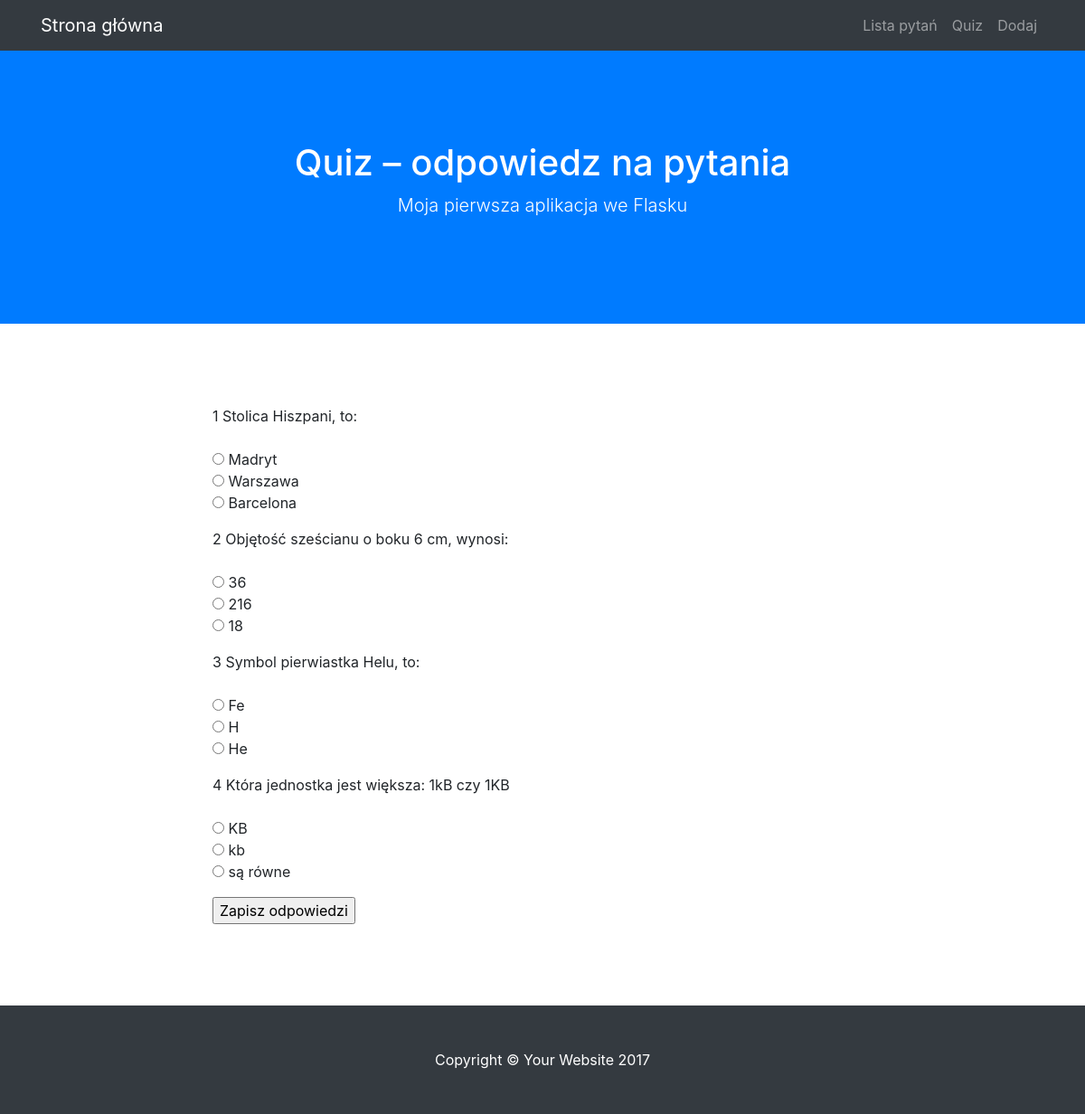
The app's page /quiz, older data.
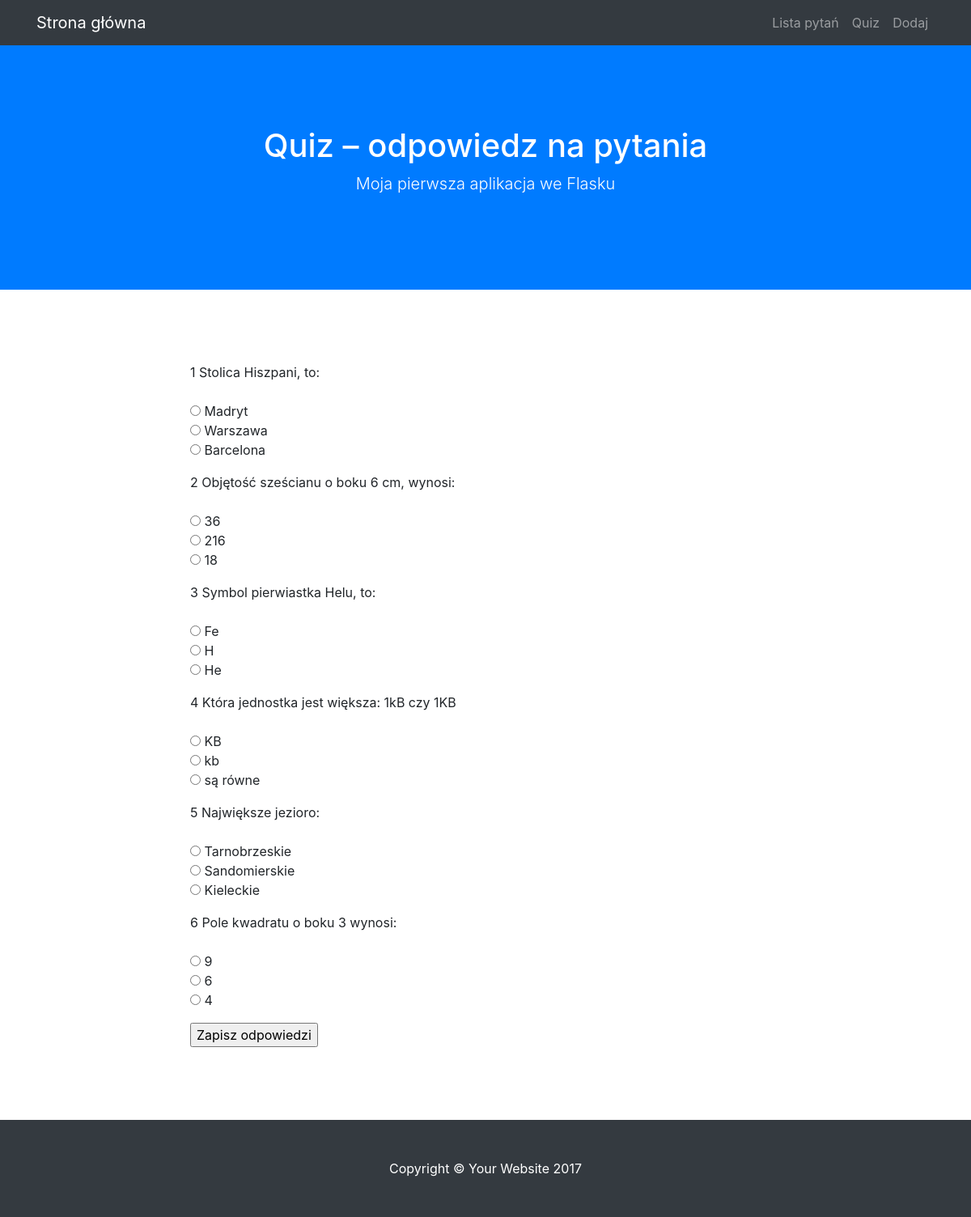
The same page, newer data.
### modele.py (models this page shows)
class BazaModel(Model):
    class Meta:
        database = baza

class Pytanie(BazaModel):
    pytanie = CharField(null=False)
    kategoria = ForeignKeyField(Kategoria, related_name='pytania')

class Odpowiedz(BazaModel):
    odpowiedz = CharField(null=False)
    pytanie = ForeignKeyField(Pytanie, related_name='odpowiedzi')
    odpok = IntegerField(default=0)

### views.py (the view, shortened to what this page needs)
@app.route("/quiz", methods=['GET', 'POST'])
def quiz():
    pytania = Pytanie.select().join(Odpowiedz).distinct().order_by(Pytanie.id)
    return render_template('quiz.html', query = pytania)

### quiz.py (called while the page is built)
@app.before_request
def before_request():
    g.db = baza
    g.db.connect()

@app.after_request
def after_request(response):
    g.db.close()
    return response

### templates/quiz.html (shortened to what this page needs)
{% extends "szablon.html" %}
{% block h1 %}Quiz – odpowiedz na pytania{% endblock %}
{% block tresc %}
    <form method="POST">
    {% for p in query %}
    <p>
        {{ p.id }} {{ p.pytanie }}<br>
        <br>
        {% for o in p.odpowiedzi %}
        <input type="radio" name="{{ p.id }}" value="{{ o.id }}">
        {{ o.odpowiedz }}
        <br>
        {% endfor %}
    </p>
    {% endfor %}
    <input type="submit" value="Zapisz odpowiedzi">
    </form>
{% endblock %}

### templates/szablon.html (shortened to what this page needs)
<!DOCTYPE html>
<html lang="en">
  <head>
    <link href="{{ url_for('static', filename='vendor/bootstrap/css/bootstrap.min.css') }}" rel="stylesheet">
    <link href="{{ url_for('static', filename='css/scrolling-nav.css') }}" rel="stylesheet">
    <link href="{{ url_for('static', filename='css/style.css') }}" rel="stylesheet">
  </head>
  <body id="page-top">
    <nav class="navbar navbar-expand-lg navbar-dark bg-dark fixed-top" id="mainNav">
      <div class="container">
        <a class="navbar-brand js-scroll-trigger" href="{{ url_for('index') }}">Strona główna</a>
        <div class="collapse navbar-collapse" id="navbarResponsive">
          <ul class="navbar-nav ml-auto">
            <li class="nav-item">
              <a class="nav-link js-scroll-trigger" href="{{ url_for('lista') }}">Lista pytań</a>
            </li>
            <li class="nav-item">
              <a class="nav-link js-scroll-trigger" href="{{ url_for('quiz') }}">Quiz</a>
            </li>
            <li class="nav-item">
              <a class="nav-link js-scroll-trigger" href="{{ url_for('dodaj') }}">Dodaj</a>
            </li>
          </ul>
        </div>
      </div>
    </nav>
    <header class="bg-primary text-white">
      <div class="container text-center">
        <h1>{% block h1 %}{% endblock %}</h1>
        <p class="lead">Moja pierwsza aplikacja we Flasku</p>
      </div>
    </header>
    <section id="quiz">
      <div class="container">
        <div class="row">
          <div class="col-lg-8 mx-auto">
            {% block tresc %}
            {% endblock %}
          </div>
        </div>
      </div>
    </section>
    <footer class="py-5 bg-dark">
      <div class="container">
        <p class="m-0 text-center text-white">Copyright &copy; Your Website 2017</p>
      </div>
    </footer>
  </body>
</html>

### static/css/scrolling-nav.css (style rules this page uses)
header { padding: 154px 0 100px; }
@media (min-width: 992px) { header { padding: 156px 0 100px; } }
section { padding: 150px 0; }

### static/css/style.css (style rules this page uses)
section { padding: 90px 0; }

Row changes from the older to the newer data that the page shows:
added Pytanie: id "5", pytanie "Największe jezioro:"
added Odpowiedz: odpowiedz "Tarnobrzeskie", shown under "5"
added Odpowiedz: odpowiedz "Sandomierskie", shown under "5"
added Odpowiedz: odpowiedz "Kieleckie", shown under "5"
added Pytanie: id "6", pytanie "Pole kwadratu o boku 3 wynosi:"
added Odpowiedz: odpowiedz "9", shown under "6"
added Odpowiedz: odpowiedz "6"
added Odpowiedz: odpowiedz "4", shown under "6"
